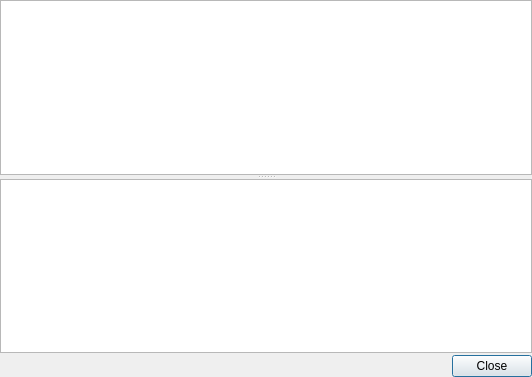
<?xml version="1.0" encoding="UTF-8"?>
<ui version="4.0">
 <class>DlgHistory</class>
 <widget class="QDialog" name="DlgHistory">
  <property name="geometry">
   <rect>
    <x>0</x>
    <y>0</y>
    <width>532</width>
    <height>377</height>
   </rect>
  </property>
  <property name="windowTitle">
   <string>History and log</string>
  </property>
  <layout class="QVBoxLayout" name="verticalLayout">
   <property name="spacing">
    <number>2</number>
   </property>
   <property name="margin">
    <number>0</number>
   </property>
   <item>
    <widget class="QSplitter" name="splitter">
     <property name="orientation">
      <enum>Qt::Vertical</enum>
     </property>
     <widget class="QTreeWidget" name="tree">
      <attribute name="headerVisible">
       <bool>false</bool>
      </attribute>
      <column>
       <property name="text">
        <string notr="true">1</string>
       </property>
      </column>
     </widget>
     <widget class="QTextEdit" name="text">
      <property name="readOnly">
       <bool>true</bool>
      </property>
     </widget>
    </widget>
   </item>
   <item>
    <widget class="QDialogButtonBox" name="buttonBox">
     <property name="orientation">
      <enum>Qt::Horizontal</enum>
     </property>
     <property name="standardButtons">
      <set>QDialogButtonBox::Close</set>
     </property>
    </widget>
   </item>
  </layout>
 </widget>
 <resources/>
 <connections>
  <connection>
   <sender>buttonBox</sender>
   <signal>accepted()</signal>
   <receiver>DlgHistory</receiver>
   <slot>accept()</slot>
   <hints>
    <hint type="sourcelabel">
     <x>248</x>
     <y>254</y>
    </hint>
    <hint type="destinationlabel">
     <x>157</x>
     <y>274</y>
    </hint>
   </hints>
  </connection>
  <connection>
   <sender>buttonBox</sender>
   <signal>rejected()</signal>
   <receiver>DlgHistory</receiver>
   <slot>reject()</slot>
   <hints>
    <hint type="sourcelabel">
     <x>316</x>
     <y>260</y>
    </hint>
    <hint type="destinationlabel">
     <x>286</x>
     <y>274</y>
    </hint>
   </hints>
  </connection>
 </connections>
</ui>
